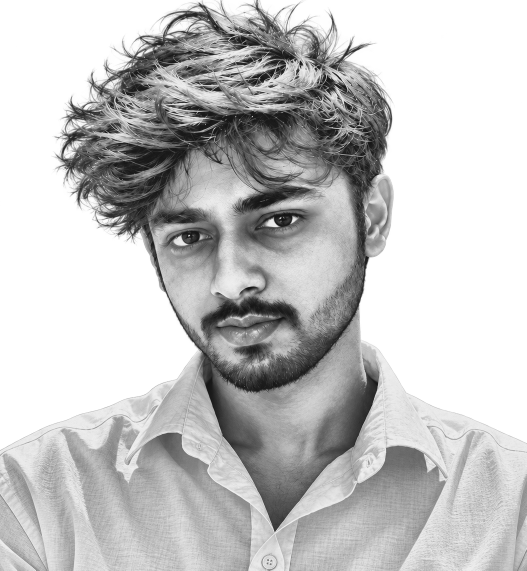
#> input picture data/source-prepped.png, 1053 x 1141 px, given in place of profile.png, which was not available (shown at 1/2 size)
$ python prep_photo.py
#> lines starting #> are read from the running program, lines starting #| are printed output that depends on the picture
"""
Prepare the profile picture for clean ASCII conversion:
  1. Use transparent background (or rembg if opaque) so the subject is isolated
  2. bilateral-smooth away noise while keeping drawn lines sharp
  3. stretch tones so skin lands near white and hair/lines stay dark
  4. darken line work (difference-of-gaussians ridges) for eyes, eyebrows, smile
  5. composite onto white and crop square around the subject

Output: source-prepped.png (grayscale), consumed by make_ascii_svg.py.
"""
import os
import sys
import cv2
import numpy as np
from PIL import Image

HERE = os.path.dirname(os.path.abspath(__file__))
ROOT = os.path.dirname(HERE)
DEFAULT_INP = os.path.join(ROOT, "public", "profile-transparent-bg.png")
if not os.path.exists(DEFAULT_INP):
    DEFAULT_INP = os.path.join(ROOT, "public", "profile.png")

INP = sys.argv[1] if len(sys.argv) > 1 else DEFAULT_INP
OUT = sys.argv[2] if len(sys.argv) > 2 else os.path.join(ROOT, "source-prepped.png")

LINE_WEIGHT = 0.65     # how hard drawn lines are pushed toward black

img = Image.open(INP).convert("RGBA")
#> img is the input picture: PIL image 1053x1141 RGBA; mean R, G, B, A 96, 96, 96, 149.8
alpha = np.array(img.split()[-1])
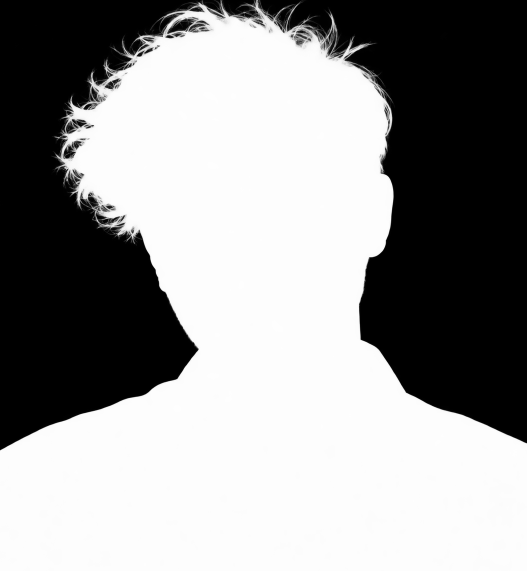
#> alpha: shape (1141, 1053) (shown at 1/2 size); min 0, max 255, mean 149.8

# If alpha is mostly opaque, try rembg if installed
if (alpha < 50).sum() < 1000:
    try:
        from rembg import remove
        print("Running rembg background removal...")
        img = remove(img)
        alpha = np.array(img.split()[-1])
    except Exception as e:
        print(f"rembg not available or failed: {e}")

rgb = np.array(img.convert("RGB"))
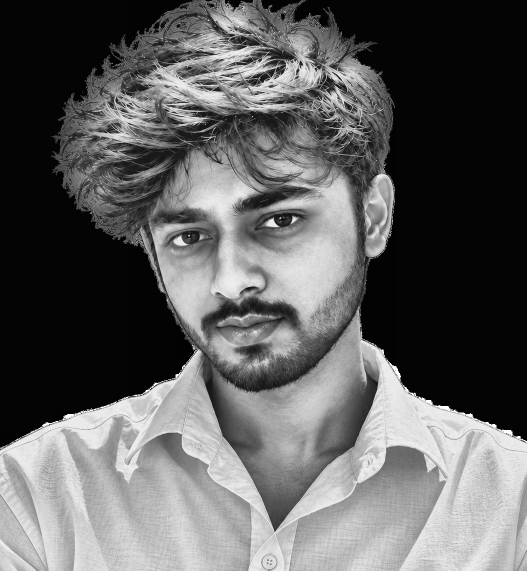
#> rgb: shape (1141, 1053, 3) (shown at 1/2 size); min 2, max 255, mean 96
gray = cv2.cvtColor(rgb, cv2.COLOR_RGB2GRAY)

# 2. smooth texture, keep edges
smooth = gray
for _ in range(3):
    smooth = cv2.bilateralFilter(smooth, 9, 40, 9)

# 3. tone stretch over the subject only
subject_pixels = smooth[alpha > 128]
if len(subject_pixels) > 0:
    lo, hi = np.percentile(subject_pixels, [2, 92])
#> lo = 39; hi = 219
    if hi <= lo:
        hi = lo + 1
    tone = np.clip((smooth.astype(np.float32) - lo) / (hi - lo), 0, 1)
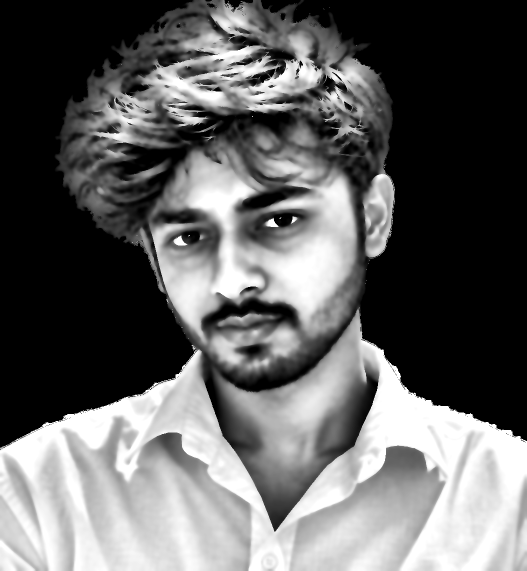
#> tone: shape (1141, 1053) float32 (shown at 1/2 size); min 0, max 1, mean 0.388
else:
    tone = smooth.astype(np.float32) / 255.0

# 4. dark-on-light ridges -> darken
fine = cv2.GaussianBlur(smooth, (0, 0), 1.5).astype(np.float32)
coarse = cv2.GaussianBlur(smooth, (0, 0), 6).astype(np.float32)
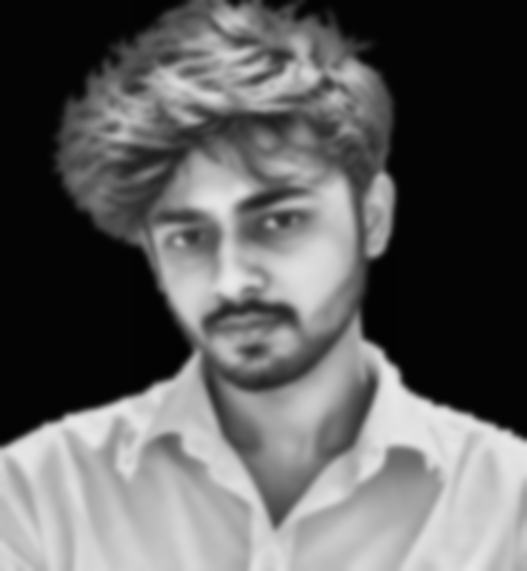
#> coarse: shape (1141, 1053) float32 (shown at 1/2 size); min 2, max 234, mean 96
lines = np.clip((coarse - fine) / 40.0, 0, 1)
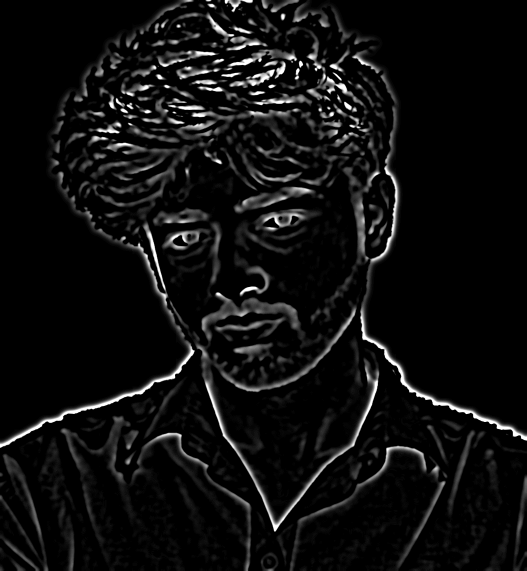
#> lines: shape (1141, 1053) float32 (shown at 1/2 size); min 0, max 1, mean 0.0588
out = np.clip(tone - LINE_WEIGHT * lines, 0, 1) * 255

# 5. paste onto white (feathered a hair to avoid a halo), square crop
mask = cv2.GaussianBlur(alpha.astype(np.float32) / 255.0, (0, 0), 1.0)
out = out * mask + 255.0 * (1.0 - mask)
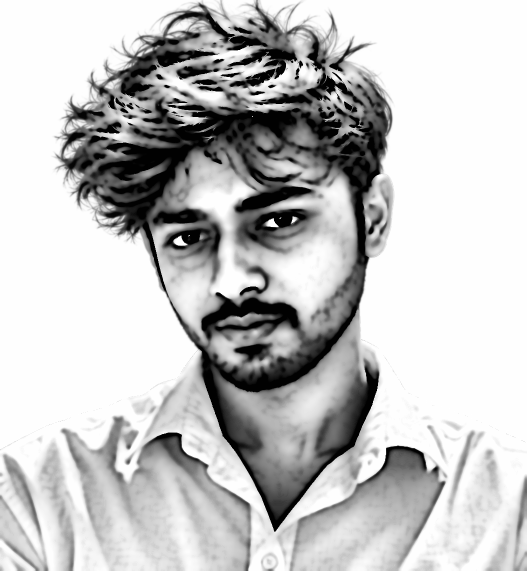
#> out: shape (1141, 1053) float32 (shown at 1/2 size); min 1, max 255, mean 196; drawn with min black and max white

ys, xs = np.where(alpha > 20)
if len(xs) > 0 and len(ys) > 0:
    side = max(xs.max() - xs.min(), ys.max() - ys.min()) + 60
#> side = 1200
    cx, cy = (xs.min() + xs.max()) // 2, (ys.min() + ys.max()) // 2
#> cx = 526; cy = 570
    canvas = np.full((side, side), 255, np.uint8)
#> canvas: shape (1200, 1200); every value is 255
    x0, y0 = cx - side // 2, cy - side // 2
#> x0 = -74; y0 = -30
    sx0, sy0 = max(x0, 0), max(y0, 0)
#> sx0 = 0; sy0 = 0
    sx1, sy1 = min(x0 + side, out.shape[1]), min(y0 + side, out.shape[0])
#> sx1 = 1053; sy1 = 1141
    canvas[sy0 - y0:sy1 - y0, sx0 - x0:sx1 - x0] = out[sy0:sy1, sx0:sx1].astype(np.uint8)
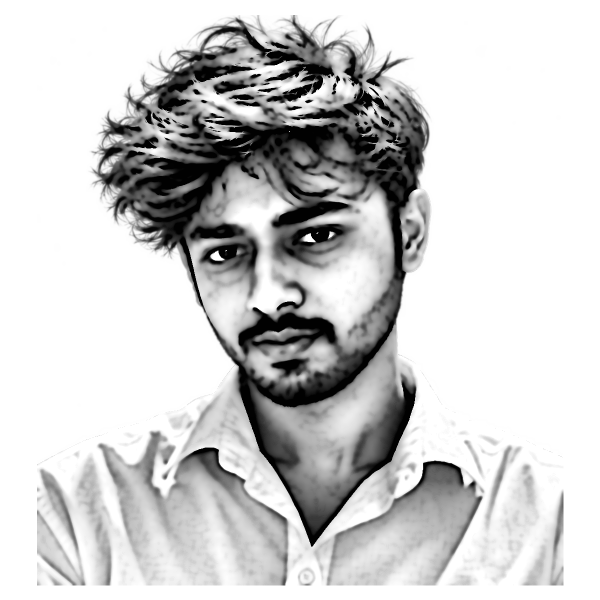
#> canvas: shape (1200, 1200) (shown at 1/2 size); min 0, max 255, mean 205.5
else:
    canvas = out.astype(np.uint8)

Image.fromarray(canvas, mode="L").save(OUT)
print("wrote", OUT, canvas.shape)
#| wrote source-prepped.png (1200, 1200)
